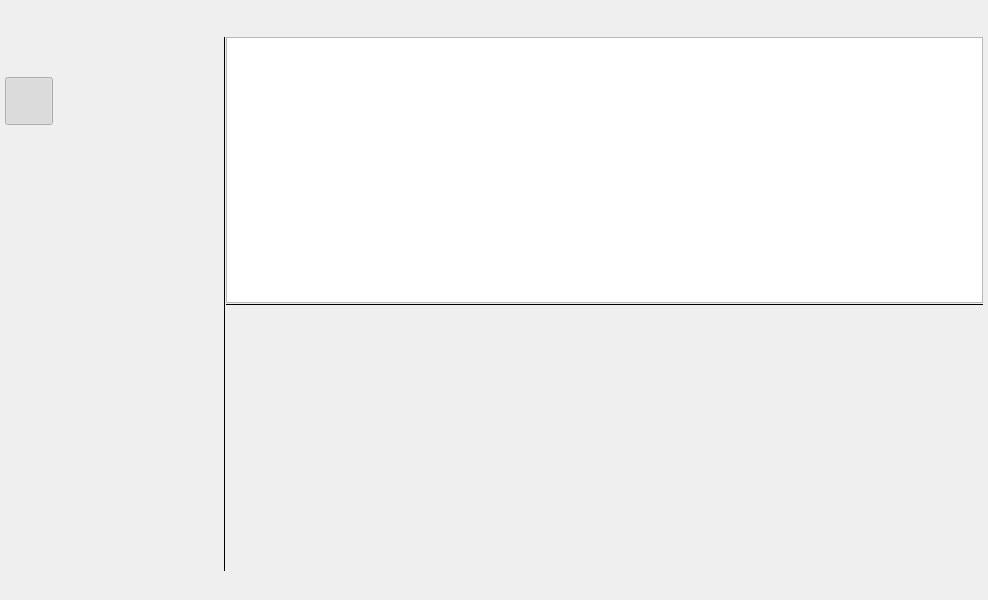
<?xml version="1.0" encoding="UTF-8"?>
<ui version="4.0">
 <class>Sho</class>
 <widget class="QMainWindow" name="Sho">
  <property name="geometry">
   <rect>
    <x>0</x>
    <y>0</y>
    <width>988</width>
    <height>600</height>
   </rect>
  </property>
  <property name="windowTitle">
   <string>MainWindow</string>
  </property>
  <property name="styleSheet">
   <string notr="true"/>
  </property>
  <widget class="QWidget" name="outer">
   <property name="styleSheet">
    <string notr="true"/>
   </property>
   <layout class="QVBoxLayout" name="appMargins">
    <property name="spacing">
     <number>0</number>
    </property>
    <property name="leftMargin">
     <number>5</number>
    </property>
    <property name="topMargin">
     <number>5</number>
    </property>
    <property name="rightMargin">
     <number>5</number>
    </property>
    <property name="bottomMargin">
     <number>5</number>
    </property>
    <item>
     <layout class="QHBoxLayout" name="horizontalLayout_6" stretch="0,0,1">
      <property name="spacing">
       <number>0</number>
      </property>
      <item>
       <widget class="QFrame" name="toolBar">
        <property name="sizePolicy">
         <sizepolicy hsizetype="Fixed" vsizetype="Preferred">
          <horstretch>0</horstretch>
          <verstretch>0</verstretch>
         </sizepolicy>
        </property>
        <property name="minimumSize">
         <size>
          <width>48</width>
          <height>0</height>
         </size>
        </property>
        <property name="maximumSize">
         <size>
          <width>48</width>
          <height>16777215</height>
         </size>
        </property>
        <property name="styleSheet">
         <string notr="true"/>
        </property>
        <property name="frameShape">
         <enum>QFrame::NoFrame</enum>
        </property>
        <property name="frameShadow">
         <enum>QFrame::Plain</enum>
        </property>
        <property name="lineWidth">
         <number>0</number>
        </property>
        <layout class="QVBoxLayout" name="verticalLayout_2">
         <property name="spacing">
          <number>0</number>
         </property>
         <property name="leftMargin">
          <number>0</number>
         </property>
         <property name="topMargin">
          <number>0</number>
         </property>
         <property name="rightMargin">
          <number>0</number>
         </property>
         <property name="bottomMargin">
          <number>9</number>
         </property>
         <item>
          <widget class="QToolButton" name="btnSetup">
           <property name="minimumSize">
            <size>
             <width>48</width>
             <height>48</height>
            </size>
           </property>
           <property name="maximumSize">
            <size>
             <width>48</width>
             <height>48</height>
            </size>
           </property>
           <property name="toolTip">
            <string>Main menu</string>
           </property>
           <property name="styleSheet">
            <string notr="true"/>
           </property>
           <property name="text">
            <string/>
           </property>
           <property name="iconSize">
            <size>
             <width>32</width>
             <height>32</height>
            </size>
           </property>
           <property name="popupMode">
            <enum>QToolButton::InstantPopup</enum>
           </property>
           <property name="autoRaise">
            <bool>true</bool>
           </property>
          </widget>
         </item>
         <item>
          <spacer name="verticalSpacer_2">
           <property name="orientation">
            <enum>Qt::Vertical</enum>
           </property>
           <property name="sizeType">
            <enum>QSizePolicy::Fixed</enum>
           </property>
           <property name="sizeHint" stdset="0">
            <size>
             <width>20</width>
             <height>24</height>
            </size>
           </property>
          </spacer>
         </item>
         <item>
          <widget class="QToolButton" name="btnDir">
           <property name="minimumSize">
            <size>
             <width>48</width>
             <height>48</height>
            </size>
           </property>
           <property name="maximumSize">
            <size>
             <width>48</width>
             <height>48</height>
            </size>
           </property>
           <property name="toolTip">
            <string>Show file list for current folder</string>
           </property>
           <property name="styleSheet">
            <string notr="true"/>
           </property>
           <property name="text">
            <string/>
           </property>
           <property name="iconSize">
            <size>
             <width>32</width>
             <height>32</height>
            </size>
           </property>
           <property name="checkable">
            <bool>true</bool>
           </property>
           <property name="checked">
            <bool>true</bool>
           </property>
           <property name="autoExclusive">
            <bool>true</bool>
           </property>
           <property name="autoRaise">
            <bool>true</bool>
           </property>
           <attribute name="buttonGroup">
            <string notr="true">buttons</string>
           </attribute>
          </widget>
         </item>
         <item>
          <widget class="QToolButton" name="btnFilter">
           <property name="minimumSize">
            <size>
             <width>48</width>
             <height>48</height>
            </size>
           </property>
           <property name="maximumSize">
            <size>
             <width>48</width>
             <height>48</height>
            </size>
           </property>
           <property name="toolTip">
            <string>Show file list by filter</string>
           </property>
           <property name="styleSheet">
            <string notr="true"/>
           </property>
           <property name="text">
            <string/>
           </property>
           <property name="iconSize">
            <size>
             <width>32</width>
             <height>32</height>
            </size>
           </property>
           <property name="checkable">
            <bool>true</bool>
           </property>
           <property name="checked">
            <bool>false</bool>
           </property>
           <property name="autoExclusive">
            <bool>true</bool>
           </property>
           <property name="autoRaise">
            <bool>true</bool>
           </property>
           <attribute name="buttonGroup">
            <string notr="true">buttons</string>
           </attribute>
          </widget>
         </item>
         <item>
          <widget class="QToolButton" name="btnFilterSetup">
           <property name="minimumSize">
            <size>
             <width>48</width>
             <height>48</height>
            </size>
           </property>
           <property name="maximumSize">
            <size>
             <width>48</width>
             <height>48</height>
            </size>
           </property>
           <property name="toolTip">
            <string>Setup file list filter</string>
           </property>
           <property name="text">
            <string/>
           </property>
           <property name="iconSize">
            <size>
             <width>32</width>
             <height>32</height>
            </size>
           </property>
           <property name="checkable">
            <bool>true</bool>
           </property>
           <property name="autoRaise">
            <bool>true</bool>
           </property>
           <attribute name="buttonGroup">
            <string notr="true">buttons</string>
           </attribute>
          </widget>
         </item>
         <item>
          <spacer name="verticalSpacer">
           <property name="orientation">
            <enum>Qt::Vertical</enum>
           </property>
           <property name="sizeHint" stdset="0">
            <size>
             <width>20</width>
             <height>286</height>
            </size>
           </property>
          </spacer>
         </item>
         <item>
          <widget class="QToolButton" name="btnToggleBar">
           <property name="minimumSize">
            <size>
             <width>48</width>
             <height>48</height>
            </size>
           </property>
           <property name="maximumSize">
            <size>
             <width>48</width>
             <height>48</height>
            </size>
           </property>
           <property name="toolTip">
            <string>Toggle left side bar</string>
           </property>
           <property name="styleSheet">
            <string notr="true"/>
           </property>
           <property name="text">
            <string/>
           </property>
           <property name="iconSize">
            <size>
             <width>24</width>
             <height>24</height>
            </size>
           </property>
           <property name="autoRaise">
            <bool>true</bool>
           </property>
          </widget>
         </item>
        </layout>
       </widget>
      </item>
      <item>
       <widget class="QFrame" name="container">
        <property name="sizePolicy">
         <sizepolicy hsizetype="Fixed" vsizetype="Preferred">
          <horstretch>0</horstretch>
          <verstretch>0</verstretch>
         </sizepolicy>
        </property>
        <property name="minimumSize">
         <size>
          <width>170</width>
          <height>0</height>
         </size>
        </property>
        <property name="maximumSize">
         <size>
          <width>170</width>
          <height>16777215</height>
         </size>
        </property>
        <property name="whatsThis">
         <string comment="Selected views..."/>
        </property>
        <property name="layoutDirection">
         <enum>Qt::LeftToRight</enum>
        </property>
        <property name="styleSheet">
         <string notr="true"/>
        </property>
       </widget>
      </item>
      <item>
       <widget class="QFrame" name="fileFrame">
        <property name="sizePolicy">
         <sizepolicy hsizetype="Preferred" vsizetype="Preferred">
          <horstretch>0</horstretch>
          <verstretch>0</verstretch>
         </sizepolicy>
        </property>
        <property name="minimumSize">
         <size>
          <width>170</width>
          <height>0</height>
         </size>
        </property>
        <property name="frameShape">
         <enum>QFrame::NoFrame</enum>
        </property>
        <property name="frameShadow">
         <enum>QFrame::Plain</enum>
        </property>
        <property name="lineWidth">
         <number>0</number>
        </property>
        <layout class="QVBoxLayout" name="verticalLayout_3">
         <property name="spacing">
          <number>0</number>
         </property>
         <property name="leftMargin">
          <number>0</number>
         </property>
         <property name="topMargin">
          <number>0</number>
         </property>
         <property name="rightMargin">
          <number>0</number>
         </property>
         <property name="bottomMargin">
          <number>0</number>
         </property>
         <item>
          <widget class="QFrame" name="topBar">
           <property name="sizePolicy">
            <sizepolicy hsizetype="Preferred" vsizetype="Fixed">
             <horstretch>0</horstretch>
             <verstretch>0</verstretch>
            </sizepolicy>
           </property>
           <property name="minimumSize">
            <size>
             <width>0</width>
             <height>32</height>
            </size>
           </property>
           <property name="maximumSize">
            <size>
             <width>16777215</width>
             <height>32</height>
            </size>
           </property>
           <property name="styleSheet">
            <string notr="true"/>
           </property>
           <property name="frameShape">
            <enum>QFrame::NoFrame</enum>
           </property>
           <property name="frameShadow">
            <enum>QFrame::Plain</enum>
           </property>
           <property name="lineWidth">
            <number>0</number>
           </property>
           <layout class="QHBoxLayout" name="horizontalLayout_4">
            <property name="spacing">
             <number>0</number>
            </property>
            <property name="leftMargin">
             <number>0</number>
            </property>
            <property name="topMargin">
             <number>0</number>
            </property>
            <property name="rightMargin">
             <number>0</number>
            </property>
            <property name="bottomMargin">
             <number>0</number>
            </property>
            <item>
             <layout class="QHBoxLayout" name="horizontalLayout_2">
              <property name="spacing">
               <number>9</number>
              </property>
              <property name="leftMargin">
               <number>9</number>
              </property>
              <property name="rightMargin">
               <number>24</number>
              </property>
              <item>
               <widget class="QLabel" name="files_heading">
                <property name="text">
                 <string/>
                </property>
               </widget>
              </item>
              <item>
               <spacer name="horizontalSpacer">
                <property name="orientation">
                 <enum>Qt::Horizontal</enum>
                </property>
                <property name="sizeHint" stdset="0">
                 <size>
                  <width>347</width>
                  <height>20</height>
                 </size>
                </property>
               </spacer>
              </item>
              <item>
               <widget class="QToolButton" name="recent_files">
                <property name="minimumSize">
                 <size>
                  <width>24</width>
                  <height>24</height>
                 </size>
                </property>
                <property name="maximumSize">
                 <size>
                  <width>24</width>
                  <height>24</height>
                 </size>
                </property>
                <property name="toolTip">
                 <string>List of recent files, Ctrl+H</string>
                </property>
                <property name="text">
                 <string/>
                </property>
                <property name="iconSize">
                 <size>
                  <width>22</width>
                  <height>22</height>
                 </size>
                </property>
                <property name="popupMode">
                 <enum>QToolButton::InstantPopup</enum>
                </property>
                <property name="autoRaise">
                 <bool>true</bool>
                </property>
               </widget>
              </item>
              <item>
               <widget class="QToolButton" name="btn_search">
                <property name="minimumSize">
                 <size>
                  <width>24</width>
                  <height>24</height>
                 </size>
                </property>
                <property name="maximumSize">
                 <size>
                  <width>24</width>
                  <height>24</height>
                 </size>
                </property>
                <property name="toolTip">
                 <string>Search files by name, Ctrl+F</string>
                </property>
                <property name="text">
                 <string/>
                </property>
                <property name="iconSize">
                 <size>
                  <width>22</width>
                  <height>22</height>
                 </size>
                </property>
                <property name="popupMode">
                 <enum>QToolButton::InstantPopup</enum>
                </property>
                <property name="autoRaise">
                 <bool>true</bool>
                </property>
               </widget>
              </item>
              <item>
               <widget class="QToolButton" name="field_menu">
                <property name="sizePolicy">
                 <sizepolicy hsizetype="Fixed" vsizetype="Fixed">
                  <horstretch>22</horstretch>
                  <verstretch>22</verstretch>
                 </sizepolicy>
                </property>
                <property name="minimumSize">
                 <size>
                  <width>24</width>
                  <height>24</height>
                 </size>
                </property>
                <property name="maximumSize">
                 <size>
                  <width>24</width>
                  <height>24</height>
                 </size>
                </property>
                <property name="toolTip">
                 <string>Show/hide list columns</string>
                </property>
                <property name="text">
                 <string/>
                </property>
                <property name="iconSize">
                 <size>
                  <width>22</width>
                  <height>22</height>
                 </size>
                </property>
                <property name="popupMode">
                 <enum>QToolButton::InstantPopup</enum>
                </property>
                <property name="autoRaise">
                 <bool>true</bool>
                </property>
               </widget>
              </item>
             </layout>
            </item>
            <item>
             <layout class="QHBoxLayout" name="horizontalLayout">
              <property name="spacing">
               <number>0</number>
              </property>
              <item>
               <widget class="QToolButton" name="minimize">
                <property name="minimumSize">
                 <size>
                  <width>45</width>
                  <height>32</height>
                 </size>
                </property>
                <property name="maximumSize">
                 <size>
                  <width>45</width>
                  <height>32</height>
                 </size>
                </property>
                <property name="text">
                 <string notr="true"/>
                </property>
                <property name="iconSize">
                 <size>
                  <width>24</width>
                  <height>24</height>
                 </size>
                </property>
                <property name="autoRaise">
                 <bool>true</bool>
                </property>
               </widget>
              </item>
              <item>
               <widget class="QToolButton" name="maximize">
                <property name="minimumSize">
                 <size>
                  <width>45</width>
                  <height>32</height>
                 </size>
                </property>
                <property name="maximumSize">
                 <size>
                  <width>45</width>
                  <height>32</height>
                 </size>
                </property>
                <property name="text">
                 <string notr="true"/>
                </property>
                <property name="iconSize">
                 <size>
                  <width>24</width>
                  <height>24</height>
                 </size>
                </property>
                <property name="autoRaise">
                 <bool>true</bool>
                </property>
               </widget>
              </item>
              <item>
               <widget class="QToolButton" name="close">
                <property name="minimumSize">
                 <size>
                  <width>45</width>
                  <height>32</height>
                 </size>
                </property>
                <property name="maximumSize">
                 <size>
                  <width>45</width>
                  <height>32</height>
                 </size>
                </property>
                <property name="text">
                 <string notr="true"/>
                </property>
                <property name="iconSize">
                 <size>
                  <width>24</width>
                  <height>24</height>
                 </size>
                </property>
                <property name="autoRaise">
                 <bool>true</bool>
                </property>
               </widget>
              </item>
             </layout>
            </item>
           </layout>
          </widget>
         </item>
         <item>
          <widget class="QFrame" name="bottomFileFrame">
           <layout class="QHBoxLayout" name="horizontalLayout_5">
            <property name="spacing">
             <number>0</number>
            </property>
            <property name="leftMargin">
             <number>0</number>
            </property>
            <property name="topMargin">
             <number>0</number>
            </property>
            <property name="rightMargin">
             <number>0</number>
            </property>
            <property name="bottomMargin">
             <number>0</number>
            </property>
            <item>
             <widget class="QFrame" name="vSplit">
              <property name="minimumSize">
               <size>
                <width>0</width>
                <height>0</height>
               </size>
              </property>
              <property name="maximumSize">
               <size>
                <width>16777215</width>
                <height>16777215</height>
               </size>
              </property>
              <property name="styleSheet">
               <string notr="true"/>
              </property>
              <property name="frameShape">
               <enum>QFrame::VLine</enum>
              </property>
              <property name="frameShadow">
               <enum>QFrame::Plain</enum>
              </property>
              <property name="lineWidth">
               <number>0</number>
              </property>
              <property name="midLineWidth">
               <number>3</number>
              </property>
             </widget>
            </item>
            <item>
             <layout class="QVBoxLayout" name="verticalLayout" stretch="0,0,0">
              <property name="spacing">
               <number>0</number>
              </property>
              <item>
               <widget class="QTreeView" name="file_list">
                <property name="sizePolicy">
                 <sizepolicy hsizetype="Preferred" vsizetype="Preferred">
                  <horstretch>0</horstretch>
                  <verstretch>0</verstretch>
                 </sizepolicy>
                </property>
                <property name="contextMenuPolicy">
                 <enum>Qt::CustomContextMenu</enum>
                </property>
                <property name="toolTip">
                 <string/>
                </property>
                <property name="styleSheet">
                 <string notr="true"/>
                </property>
                <property name="lineWidth">
                 <number>2</number>
                </property>
                <property name="dragEnabled">
                 <bool>true</bool>
                </property>
                <property name="dragDropMode">
                 <enum>QAbstractItemView::DragOnly</enum>
                </property>
                <property name="selectionMode">
                 <enum>QAbstractItemView::ExtendedSelection</enum>
                </property>
                <property name="indentation">
                 <number>3</number>
                </property>
                <property name="uniformRowHeights">
                 <bool>true</bool>
                </property>
                <property name="itemsExpandable">
                 <bool>false</bool>
                </property>
                <property name="sortingEnabled">
                 <bool>true</bool>
                </property>
                <property name="expandsOnDoubleClick">
                 <bool>false</bool>
                </property>
                <attribute name="headerStretchLastSection">
                 <bool>false</bool>
                </attribute>
               </widget>
              </item>
              <item>
               <widget class="QFrame" name="hSplit">
                <property name="sizePolicy">
                 <sizepolicy hsizetype="Preferred" vsizetype="Fixed">
                  <horstretch>0</horstretch>
                  <verstretch>0</verstretch>
                 </sizepolicy>
                </property>
                <property name="minimumSize">
                 <size>
                  <width>0</width>
                  <height>3</height>
                 </size>
                </property>
                <property name="frameShape">
                 <enum>QFrame::HLine</enum>
                </property>
                <property name="frameShadow">
                 <enum>QFrame::Plain</enum>
                </property>
                <property name="lineWidth">
                 <number>0</number>
                </property>
                <property name="midLineWidth">
                 <number>3</number>
                </property>
               </widget>
              </item>
              <item>
               <widget class="QFrame" name="noteHolder">
                <property name="sizePolicy">
                 <sizepolicy hsizetype="Preferred" vsizetype="Preferred">
                  <horstretch>0</horstretch>
                  <verstretch>0</verstretch>
                 </sizepolicy>
                </property>
                <property name="minimumSize">
                 <size>
                  <width>0</width>
                  <height>0</height>
                 </size>
                </property>
                <property name="styleSheet">
                 <string notr="true"/>
                </property>
                <property name="frameShape">
                 <enum>QFrame::NoFrame</enum>
                </property>
                <property name="frameShadow">
                 <enum>QFrame::Plain</enum>
                </property>
                <property name="lineWidth">
                 <number>0</number>
                </property>
               </widget>
              </item>
             </layout>
            </item>
           </layout>
          </widget>
         </item>
        </layout>
       </widget>
      </item>
     </layout>
    </item>
    <item>
     <widget class="QFrame" name="status">
      <property name="sizePolicy">
       <sizepolicy hsizetype="Preferred" vsizetype="Fixed">
        <horstretch>0</horstretch>
        <verstretch>0</verstretch>
       </sizepolicy>
      </property>
      <property name="minimumSize">
       <size>
        <width>0</width>
        <height>24</height>
       </size>
      </property>
      <property name="maximumSize">
       <size>
        <width>16777215</width>
        <height>24</height>
       </size>
      </property>
      <property name="styleSheet">
       <string notr="true"/>
      </property>
      <property name="frameShape">
       <enum>QFrame::NoFrame</enum>
      </property>
      <property name="frameShadow">
       <enum>QFrame::Plain</enum>
      </property>
      <property name="lineWidth">
       <number>0</number>
      </property>
      <layout class="QHBoxLayout" name="horizontalLayout_3">
       <property name="spacing">
        <number>16</number>
       </property>
       <property name="leftMargin">
        <number>9</number>
       </property>
       <property name="topMargin">
        <number>0</number>
       </property>
       <property name="rightMargin">
        <number>9</number>
       </property>
       <property name="bottomMargin">
        <number>0</number>
       </property>
       <item>
        <widget class="QLabel" name="busy">
         <property name="frameShape">
          <enum>QFrame::NoFrame</enum>
         </property>
         <property name="text">
          <string/>
         </property>
         <property name="alignment">
          <set>Qt::AlignCenter</set>
         </property>
         <property name="margin">
          <number>0</number>
         </property>
        </widget>
       </item>
       <item>
        <widget class="QLabel" name="db_name">
         <property name="toolTip">
          <string>DB name, click to open db list</string>
         </property>
         <property name="frameShape">
          <enum>QFrame::NoFrame</enum>
         </property>
         <property name="text">
          <string/>
         </property>
         <property name="alignment">
          <set>Qt::AlignCenter</set>
         </property>
         <property name="margin">
          <number>0</number>
         </property>
        </widget>
       </item>
       <item>
        <widget class="QLabel" name="edited_file">
         <property name="toolTip">
          <string>go to the file of being edited note</string>
         </property>
         <property name="text">
          <string/>
         </property>
        </widget>
       </item>
       <item>
        <widget class="QLabel" name="msg">
         <property name="text">
          <string/>
         </property>
        </widget>
       </item>
       <item>
        <spacer name="horizontalSpacer_2">
         <property name="orientation">
          <enum>Qt::Horizontal</enum>
         </property>
         <property name="sizeHint" stdset="0">
          <size>
           <width>40</width>
           <height>20</height>
          </size>
         </property>
        </spacer>
       </item>
       <item>
        <widget class="QLabel" name="current_filename">
         <property name="toolTip">
          <string>Current file name</string>
         </property>
         <property name="text">
          <string/>
         </property>
        </widget>
       </item>
       <item>
        <widget class="QLabel" name="folder_path">
         <property name="toolTip">
          <string>Current branch of the folders</string>
         </property>
         <property name="text">
          <string/>
         </property>
        </widget>
       </item>
       <item>
        <widget class="QLabel" name="file_count">
         <property name="toolTip">
          <string>file count</string>
         </property>
         <property name="frameShape">
          <enum>QFrame::NoFrame</enum>
         </property>
         <property name="text">
          <string/>
         </property>
         <property name="margin">
          <number>0</number>
         </property>
        </widget>
       </item>
      </layout>
     </widget>
    </item>
   </layout>
  </widget>
 </widget>
 <resources/>
 <connections/>
 <buttongroups>
  <buttongroup name="buttons"/>
 </buttongroups>
</ui>
